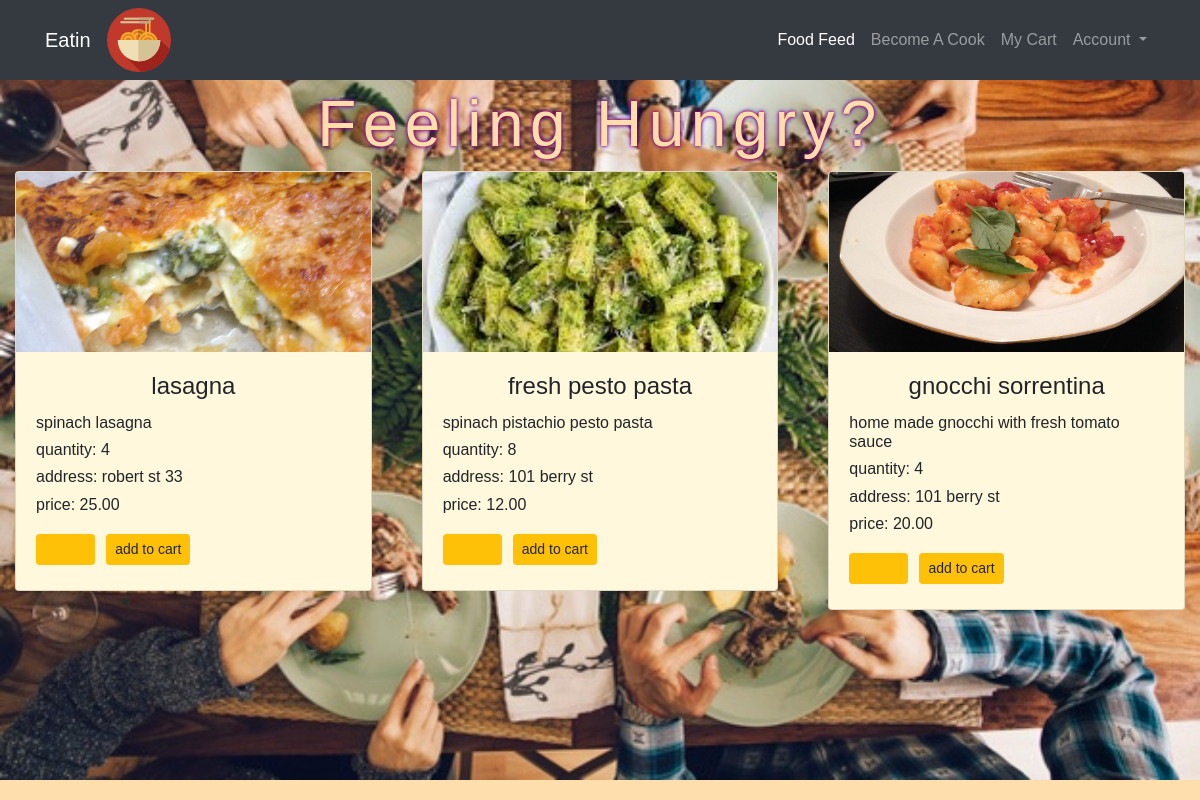
Before: /eatin/ with the older database file.
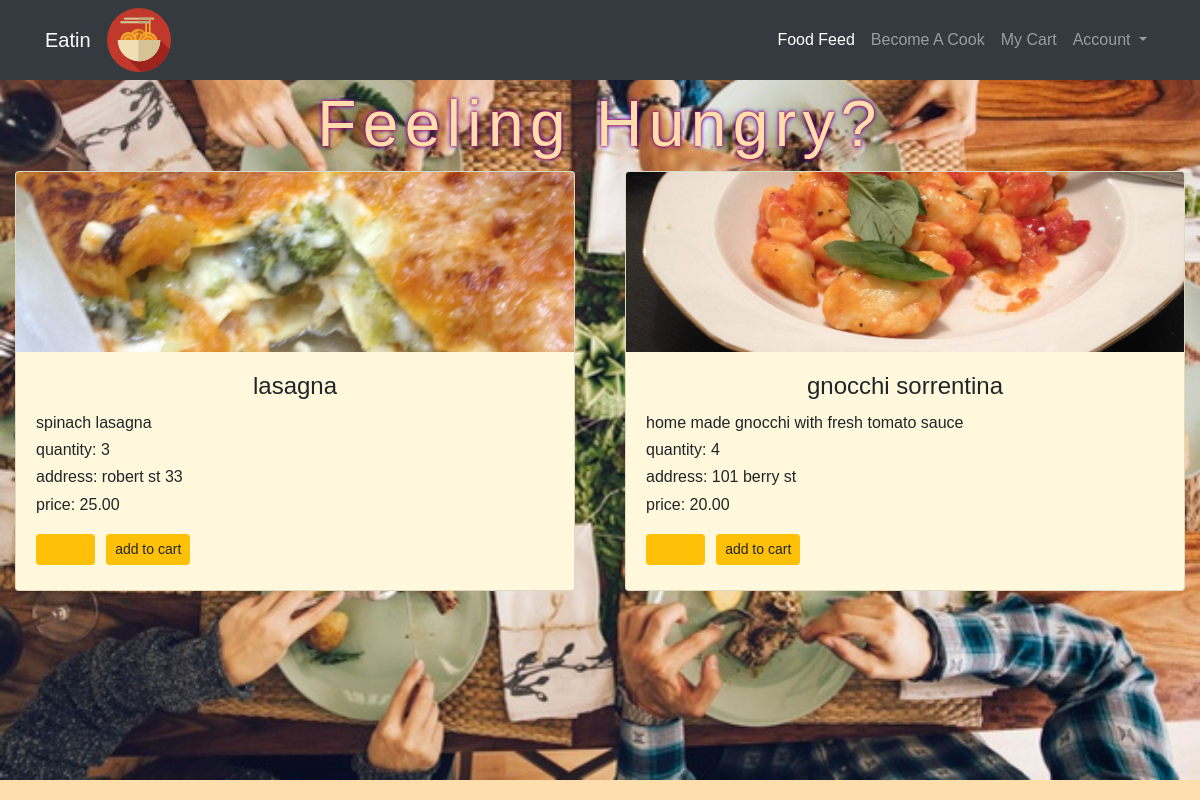
After: the same page with the newer database file.
### cook/models.py (models this page shows)
class Food(models.Model):
    user = models.ForeignKey(User,
    on_delete = models.CASCADE
    )
    title = models.CharField(max_length=20,null=True)
    description = models.CharField(max_length=100)
    price = models.DecimalField(max_digits=4, decimal_places=2,blank=False,null=False)
    created_at = models.DateTimeField(auto_now_add=True)
    updated_at = models.DateTimeField(auto_now=True)
    quantity = models.IntegerField(blank=False,null=False)
    image = models.ImageField(upload_to='media/images', default=None,blank=True)
    category = models.CharField(
        max_length=50,
        default='OTHER',
        null=False,
        choices= [
            ('ITALIAN', 'Italian'),
            ('DESERT', 'Desert'),
            ('BEVERAGES', 'Beverages'),
            ('THAI', 'Thai'),
            ('SUSHI', 'Sushi'),
            ('INADIAN', 'Indian'),
            ('MEDITERRANEAN','Mediterranean'),
            ('CHINESE','Chinese'),
            ('AMERICAN','American'),
            ('VIETNAMESE','Vietnamese'),
            ('GLUTEN-FREE','Gluten-Free'),
            ('VEGAN','Vegan'),
            ('SALAD','Salad'),
            ('ASIAN','Asian'),
            ('SOUP','Soup'),
            ('GREEK','Greek'),
            ('JAPANESE','Japanese'),
            ('HOME-COOKING','Home-Cooking'),
            ('OTHER','Other')
            ]
    )

### accounts/models.py (models this page shows)
class Profile(models.Model):
    user = models.OneToOneField(User,
    on_delete = models.CASCADE,
    primary_key=True,
    )
    address = models.CharField(max_length=80,default=None,null=True)
    Type = models.CharField(
        max_length=10,
        default='EATER',
        null=False,
        choices=  [
            ('COOK', 'Cook'),
            ('EATER', 'Eater'),
            ('BOTH', 'Both'),
            ]
    )

### feed/views.py (the view)
# urls.py: path('', views.display_feed, name='display_feed'),
def display_feed(request):
    if request.method == 'GET' or request.method == 'POST':
        foods = Food.objects.filter(quantity__gt=0)
        for food in foods:
            print(food.quantity)
        foods_desc = foods.order_by('-created_at')
        return render(request,'feed/index.html',{'all_foods':foods_desc})

### feed/templates/feed/index.html (shortened to what this page needs)
{% extends 'base.html' %}
{% load static %}
{% block content %}
<link rel="stylesheet" type="text/css" href="{% static 'feed/style.css' %}">
<div class="bg-img">
  <h1 class="container feed_title">Feeling Hungry?<h1>
      <div class="card-columns d-flex">
        {% for food in all_foods %}
        <div class="container-fluid">
          <div class="row">
            <div class="col-md d-flex">
              <div class="card">
                <div class="img-square-wrapper">
                  <img class="card-img-top" src="http://127.0.0.1:8000/media/{{food.image}}" alt="{{food.title}}">
                  <div class="card-body text-center">
                    <h4 class="card-title">{{food.title}}</h4>
                    <h6 class="card-text text-left">{{food.description}}</h6>
                    <h6 class="card-text text-left">quantity: {{food.quantity}}</h6>
                    <h6 class="card-text text-left">address: {{food.user.profile.address}}</h6>
                    <h6 class="card-text text-left">price: {{food.price}}</h6>
                    <div class="card-text text-left">
                      <form action="{% url 'add_to_cart' %}" method="POST">
                        <input type="number" class="btn btn-warning btn-sm" name="quantity" min="1" max="{{food.quantity}}">
                        <input type="submit" class="btn btn-warning btn-sm" value="add to cart">
                      </form>
                    </div>
                  </div>
                </div>
              </div>
            </div>
          </div>
        </div>
        {% endfor %}
        {% endblock %}

Changed rows visible on the page:
no longer on this page (row edited): Food: image (picture), title "fresh pesto pasta", description "spinach pistachio pesto pasta", quantity "8", user.profile.address "101 berry st", price "12.00"
changed Food "lasagna": quantity "4" → "3"
